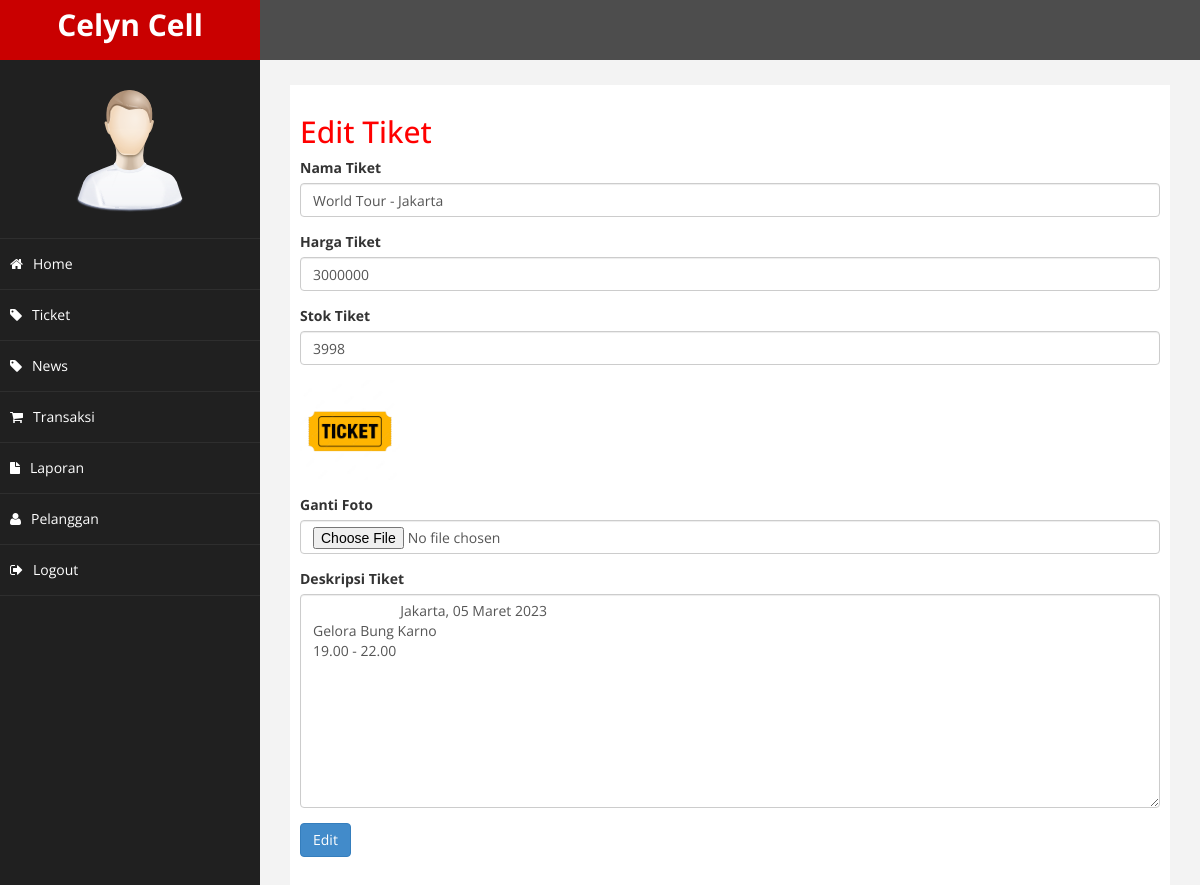
Screenshot of /admin/index.php?halaman=editproduk&id=44 (signed in) with the database file from the repository.
### tables this page shows
CREATE TABLE `produk` (
  `id_token` int(11) NOT NULL,
  `nama_tiket` varchar(100) NOT NULL,
  `harga_tiket` int(11) NOT NULL,
  `foto_tiket` varchar(100) NOT NULL,
  `deskripsi_tiket` text NOT NULL,
  `stok_tiket` int(5) NOT NULL
);

### admin/editproduk.php (the view, shortened to what this page needs)
<h2>Edit Tiket</h2>
<?php
$ambil = $koneksi->query("SELECT * FROM produk WHERE id_token='$_GET[id]'");
$perproduk = $ambil->fetch_assoc();
?>
<form method="post" enctype="multipart/form-data">
	<div class="form-group">
		<label>Nama Tiket</label>
		<input type="text" name="namatiket" class="form-control" value="<?php echo $perproduk['nama_tiket']; ?>">
	</div>
	<div class="form-group">
		<label>Harga Tiket</label>
		<input type="number" name="hargatiket" class="form-control" value="<?php echo $perproduk['harga_tiket']; ?>">
	</div>
	<div class="form-group">
		<label>Stok Tiket</label>
		<input type="number" name="stoktiket" class="form-control" value="<?php echo $perproduk['stok_tiket']; ?>">
	</div>
	<div class="form-group">
		<img src="../foto_produk/<?php echo $perproduk['foto_tiket']; ?>" width="100">
	</div>
	<div class="form-group">
		<label>Ganti Foto</label>
		<input type="file" name="foto_tiket" class="form-control">
	</div>
	<div class="form-group">
		<label>Deskripsi Tiket</label>
		<textarea name="deskripsitiket" class="form-control" rows="10">
			<?php echo $perproduk['deskripsi_tiket']; ?>
		</textarea>
	</div>
	<button class="btn btn-primary" name="edit">Edit</button>
</form>

### admin/assets/css/custom.css (style rules this page uses)
body { font-family: 'Open Sans', sans-serif; }
h2 { color: #f00; }

### rows the page displays
produk: namatiket "World Tour - Jakarta", hargatiket "3000000", stoktiket "3998", foto_tiket (picture), deskripsitiket "Jakarta, 05 Maret 2023 Gelora Bung Karno 19.00 - 22.00"
